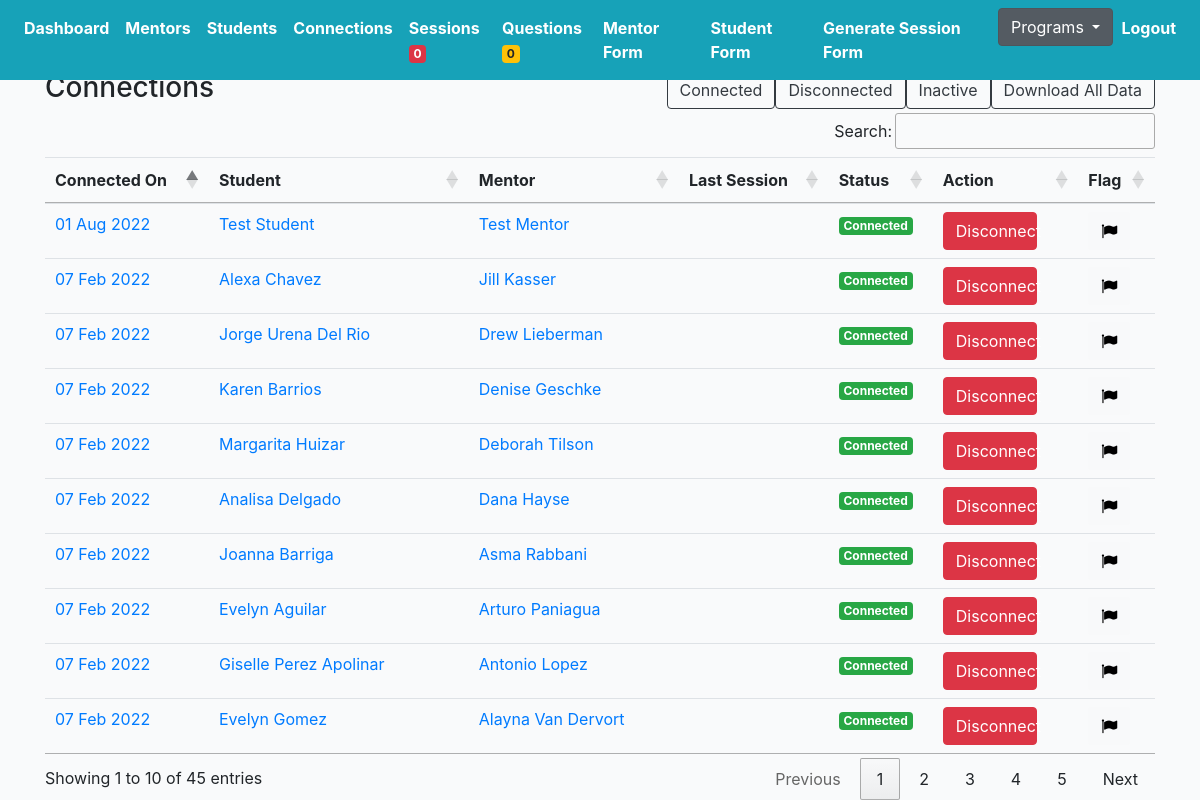
Screenshot of /mentoring/connections/ (signed in) with the database file from the repository.
### mprofiles/models.py (models this page shows, shortened)
class Connection(models.Model):
    student = models.ForeignKey(Student, on_delete=models.CASCADE, related_name='student')
    mentor = models.ForeignKey(Mentor, on_delete=models.CASCADE, related_name='mentor')
    status = models.CharField(max_length=200, choices=STATUS_CHOICES)
    updated = models.DateTimeField(auto_now=True)
    created = models.DateTimeField(auto_now_add=True)
    flag = models.BooleanField(default=False)
    note = models.TextField(null=True, blank=True, max_length=1000)
    def get_absolute_url(self):
        return reverse("mprofiles:connection-profile-detail", kwargs={"pk": self.pk})
    def get_sessions(self):
        return self.session_set.filter(submit_status=True)[:1]

class Student(models.Model):
    avatar = models.ImageField(default='avatar.png', upload_to='avatars/')
    first_name = models.CharField(max_length=200, blank=True)
    last_name = models.CharField(max_length=200, blank=True)
    email = models.EmailField(max_length=200, blank=True)
    phone = models.CharField(max_length=200, blank=True)
    address = models.CharField(max_length=200, blank=True)
    grade = models.CharField(max_length=200, blank=True)
    school = models.CharField(max_length=200, blank=True)
    academic_advisor = models.ForeignKey(Academicadvisor, null=True, blank=True, on_delete=models.CASCADE, related_name='academic_advisor')
    academic_advisor_email = models.EmailField(max_length=200, blank=True)
    reason = models.TextField(null=True, blank=True, max_length=1000)
    know = models.TextField(null=True, blank=True, max_length=1000)
    question1 = models.CharField(max_length=200, choices=QUESTION_CHOICES)
    answer1 = models.TextField(null=True, blank=True, max_length=1000)
    question2 = models.CharField(max_length=200, choices=QUESTION_CHOICES)
    answer2 = models.TextField(null=True, blank=True, max_length=1000)
    prefer_sex = models.CharField(max_length=200, choices=GENDER_CHOICES)
    geographical = models.CharField(max_length=200, choices=GEOGRAPHICAL_CHOICES)
    commit = models.CharField(null=True, blank=True, max_length=200, choices=YES_NO)
    available = models.CharField(null=True, blank=True, max_length=200, choices=YES_NO)
    seminar = models.CharField(null=True, blank=True, max_length=200, choices=YES_NO)
    understand = models.CharField(null=True, blank=True, max_length=200, choices=YES_NO)
    signature = models.CharField(null=True, blank=True, max_length=200, choices=YES_NO)
    updated = models.DateTimeField(auto_now=True)
    created = models.DateTimeField(auto_now_add=True)
    slug = models.SlugField(unique=True, blank=True)
    flag = models.BooleanField(default=False)
    note = models.TextField(null=True, blank=True, max_length=1000)
    status = models.CharField(null=True, blank=True, max_length=200, choices=PROFILE_STATUS, default='active')
    def get_absolute_url(self):
        return reverse("mprofiles:student-profiles-detail", kwargs={"slug": self.slug})
    __initial_first_name = None
    __initial_last_name = None
    def __init__(self, *args, **kwargs):
        super().__init__(*args, **kwargs)
        self.__initial_first_name = self.first_name
        self.__initial_last_name = self.last_name

class Mentor(models.Model):
    avatar = models.ImageField(default='avatar.png', upload_to='avatars/')
    first_name = models.CharField(max_length=200, blank=True)
    last_name = models.CharField(max_length=200, blank=True)
    email = models.EmailField(max_length=200, blank=True)
    phone = models.CharField(max_length=200, blank=True)
    address = models.CharField(max_length=200, blank=True)
    spanish = models.CharField(null=True, blank=True, max_length=200, choices=SPANISH_CHOICES)
    language = models.TextField(null=True, blank=True, max_length=1000)
    emergency_contact = models.TextField(null=True, blank=True, max_length=1000)
    employment_status = models.CharField(max_length=200, choices=EMPLOYMENT_CHOICES)
    employer_info = models.TextField(null=True, blank=True, max_length=1000)
    partner = models.CharField(null=True, blank=True, max_length=200, choices=PARTNER_CHOICES)
    hear = models.TextField(null=True, blank=True, max_length=1000)
    experience = models.TextField(null=True, blank=True, max_length=1000)
    reason = models.TextField(null=True, blank=True, max_length=1000)
    know = models.TextField(null=True, blank=True, max_length=1000)
    question1 = models.CharField(null=True, blank=True, max_length=200, choices=QUESTION_CHOICES)
    answer1 = models.TextField(null=True, blank=True, max_length=1000)
    question2 = models.CharField(null=True, blank=True, max_length=200, choices=QUESTION_CHOICES)
    answer2 = models.TextField(null=True, blank=True, max_length=1000)
    support = models.ManyToManyField(Support, blank=True, related_name='supports')
    prefer_sex = models.CharField(max_length=200, choices=GENDER_CHOICES)
    geographical = models.CharField(max_length=200, choices=GEOGRAPHICAL_CHOICES)
    commit = models.CharField(null=True, blank=True, max_length=200, choices=YES_NO)
    available = models.CharField(null=True, blank=True, max_length=200, choices=YES_NO)
    seminar = models.CharField(null=True, blank=True, max_length=200, choices=YES_NO)
    signature = models.TextField(null=True, blank=True, max_length=1000)
    grant = models.CharField(max_length=200, choices=GRANT_CHOICES)
    cont_student_bridge = models.TextField(null=True, blank=True, max_length=1000)
    check = models.CharField(null=True, blank=True, max_length=200, choices=YES_NO)
    question = models.TextField(null=True, blank=True, max_length=1000)
    friends = models.ManyToManyField(Student, blank=True, related_name='mentors')
    updated = models.DateTimeField(auto_now=True)
    created = models.DateTimeField(auto_now_add=True)
    slug = models.SlugField(unique=True, blank=True)
    flag = models.BooleanField(default=False)
    note = models.TextField(null=True, blank=True, max_length=1000)
    ethnic = models.CharField(null=True, blank=True, max_length=200, choices=ETHNIC_CHOICES)
    status = models.CharField(null=True, blank=True, max_length=200, choices=PROFILE_STATUS, default='active')
    def get_absolute_url(self):
        return reverse("mprofiles:mentor-profiles-detail", kwargs={"slug": self.slug})
    __initial_first_name = None
    __initial_last_name = None
    def __init__(self, *args, **kwargs):
        super().__init__(*args, **kwargs)
        self.__initial_first_name = self.first_name
        self.__initial_last_name = self.last_name

### mprofiles/views.py (the view)
# urls.py: path('connections/', ConnectionListView.as_view(), name='connection-list'),
@method_decorator(login_required, name='dispatch')
@method_decorator(allowed_users(allowed_roles=['mentor', 'admin']), name='dispatch')
class ConnectionListView(ListView):
    model = Connection
    template_name = 'mentor/connection-list.html'
    def get_queryset(self):
        qs = Connection.objects.all().order_by('-created')
        return qs

### cprofiles/context_processors.py (called while the page is built)
def choice_question(request):
    if(request.user.id):
        choice_unanswered_question_num = Question.objects.filter(status="UNANSWERED").count()
        choice_session_flag_num = Session.objects.filter(flag=True).count()
        return {
            'choice_unanswered_question_num' : choice_unanswered_question_num,
            'choice_session_flag_num' : choice_session_flag_num
        }
    return {}

### middleschool/context_processors.py (called while the page is built)
def middle_school_question(request):
    if(request.user.id):
        middle_school_unanswered_question_num = Question.objects.filter(status="UNANSWERED").count()
        middle_school_session_flag_num = Session.objects.filter(flag=True).count()
        return {
            'middle_school_unanswered_question_num' : middle_school_unanswered_question_num,
            'middle_school_session_flag_num' : middle_school_session_flag_num
        }
    return {}

### mprofiles/context_processors.py (called while the page is built)
def mentor_question(request):
    if(request.user.id):
        mentor_unanswered_question_num = Question.objects.filter(status="UNANSWERED").count()
        mentor_session_flag_num = Session.objects.filter(flag=True).count()
        return {
            'mentor_unanswered_question_num' : mentor_unanswered_question_num,
            'mentor_session_flag_num' : mentor_session_flag_num
        }
    return {}

### profiles/context_processors.py (called while the page is built)
def high_school_question(request):
    if(request.user.id):
        high_school_unanswered_question_num = Question.objects.filter(status="UNANSWERED").count()
        high_school_session_flag_num = Session.objects.filter(flag=True).count()
        return {
            'high_school_unanswered_question_num' : high_school_unanswered_question_num,
            'high_school_session_flag_num' : high_school_session_flag_num
        }
    return {}

### templates/mentor/connection-list.html (shortened to what this page needs)
{% extends 'mbase.html' %}
{% load static %}
{% block stylesheet %}{% static '/css/my_invites.css' %}{% endblock %}
{% block content %}
<div class="row">
    <div class="col-auto mr-auto">
        <h3>Connections</h3>
    </div>
    <div class="col-auto">
        <div class="btn-group" role="group" aria-label="Basic example">
            <form action="{% url 'mprofiles:search-connection' %}" method="POST">
                <button type="submit" class="btn btn-outline-dark">Connected</button>
            </form>
            <form action="{% url 'mprofiles:search-connection' %}" method="POST">
                <button type="submit" class="btn btn-outline-dark">Disconnected</button>
            </form>
            <form action="{% url 'mprofiles:search-connection' %}" method="POST">
                <button type="submit" class="btn btn-outline-dark">Inactive</button>
            </form>
            <form action="{% url 'mprofiles:export-mentoring-connection-list' %}" method="POST">
                <button type="submit" class="btn btn-outline-dark">Download All Data</button>
            </form>
        </div>
    </div>
</div>
<div class="table-responsive-lg">
    <table id="myTable" class="table">
        <thead>
            <tr>
                <th scope="col">Connected On</th>
                <th scope="col">Student</th>
                <th scope="col">Mentor</th>
                <th scope="col">Last Session</th>
                <th scope="col">Status</th>
                <th scope="col">Action</th>
                <th scope="col">Flag</th>
            </tr>
        </thead>
        <tbody>
            {% for obj in object_list %}
            <tr>
                <td><a href="{{obj.get_absolute_url}}">{{obj.created|date:"d M Y"}}</a></td>
                <td><a href="{{obj.student.get_absolute_url}}">{{obj.student.first_name}} {{obj.student.last_name}}</a>
                </td>
                <td><a href="{{obj.mentor.get_absolute_url}}">{{obj.mentor.first_name}} {{obj.mentor.last_name}}</a>
                </td>
                <td>{% for session in obj.get_sessions %}{{session.updated|date:"d M Y"}}{% endfor %}</td>
                <td class="status{{obj.id}}">
                    {% if obj.status == 'connected' %}
                    <div><span class="badge badge-success">Connected</div>
                    {% elif obj.status == 'disconnected' %}
                    <div><span class="badge badge-danger">Disconnected</div>
                    {% elif obj.status == 'inactive' %}
                    <div><span class="badge badge-warning">Inactive</div>
                    {% elif obj.status == 'off track' %}
                    <div><span class="badge badge-secondary">Off Track</div>
                    {% endif %}
                </td>
                <td>
                    {% if obj.status == 'connected' %}
                    <form action="{% url 'mprofiles:remove-connect' %}" method="POST">
                        <button type="submit" class="btnSize btn btn-danger">Disconnect</button>
                    </form>
                    {% elif obj.status == 'disconnected' %}
                    <a href="{% url 'mprofiles:student-connect-detail' obj.student.slug %}"><button type="submit"
                            class="btnSize btn btn-info">Connect Mentor</button></a>
                    {% endif %}
                </td>
                <td>
                    <form action="{% url 'mprofiles:flag-connection' %}" method="POST" class='like-form' id='{{obj.id}}'>
                        <button type="submit" class="like_btn btn btn-light like-btn{{obj.id}}">
                            {% if obj.flag == False %}
                            <i class="fa fa-flag thumb{{obj.id}}" style="color:black"></i>
                            {% else %}
                            <i class="fa fa-flag thumb{{obj.id}}" style="color:red"></i>
                            <p class="flag">true</p>
                            {% endif %}
                        </button>
                    </form>
                </td>
            </tr>
            {% endfor %}
        </tbody>
    </table>
</div>
{% endblock content %}

### core/static/css/base.css (style rules this page uses)
body { background:#FAFAFA; }

### core/static/css/my_invites.css (style rules this page uses)
body { margin-top:20px; background:#FAFAFA; }
body { background-color: #f9fafb; margin-top:0px; }

### templates/mentor/connection-list.html (style rules this page uses)
button.btnSize { width: 75%; height: 100%; }

### rows the page displays
Connection: created "01 Aug 2022", student.first_name "Test", student.last_name "Student", mentor.first_name "Test", mentor.last_name "Mentor", status "Connected"
Connection: created "07 Feb 2022", student.first_name "Alexa", student.last_name "Chavez", mentor.first_name "Jill", mentor.last_name "Kasser", status "Connected"
Connection: created "07 Feb 2022", student.first_name "Jorge", student.last_name "Urena Del Rio", mentor.first_name "Drew", mentor.last_name "Lieberman", status "Connected"
Connection: created "07 Feb 2022", student.first_name "Karen", student.last_name "Barrios", mentor.first_name "Denise", mentor.last_name "Geschke", status "Connected"
Connection: created "07 Feb 2022", student.first_name "Margarita", student.last_name "Huizar", mentor.first_name "Deborah", mentor.last_name "Tilson", status "Connected"
Connection: created "07 Feb 2022", student.first_name "Analisa", student.last_name "Delgado", mentor.first_name "Dana", mentor.last_name "Hayse", status "Connected"
Connection: created "07 Feb 2022", student.first_name "Joanna", student.last_name "Barriga", mentor.first_name "Asma", mentor.last_name "Rabbani", status "Connected"
Connection: created "07 Feb 2022", student.first_name "Evelyn", student.last_name "Aguilar", mentor.first_name "Arturo", mentor.last_name "Paniagua", status "Connected"
Connection: created "07 Feb 2022", student.first_name "Giselle", student.last_name "Perez Apolinar", mentor.first_name "Antonio", mentor.last_name "Lopez", status "Connected"
Connection: created "07 Feb 2022", student.first_name "Evelyn", student.last_name "Gomez", mentor.first_name "Alayna", mentor.last_name "Van Dervort", status "Connected"

### other values shown
{{ mentor_session_flag_num }} "0"
{{ mentor_unanswered_question_num }} "0"
